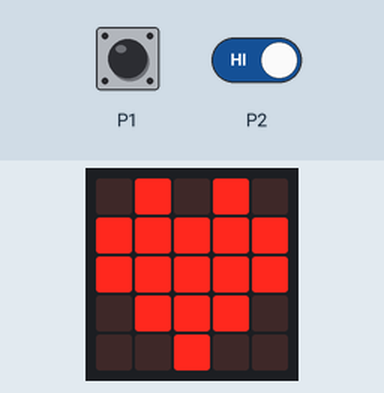
This program was run on a simulated BBC micro:bit (MakeCode). Shown: the board's 5×5 LED display. Inputs (shaded band) come from the test bench. Random numbers come from a fixed seed.

Above: at 3.1 s.
3.2 s: touch pin P1 pressed for 0.15 s
At 3.5 s:
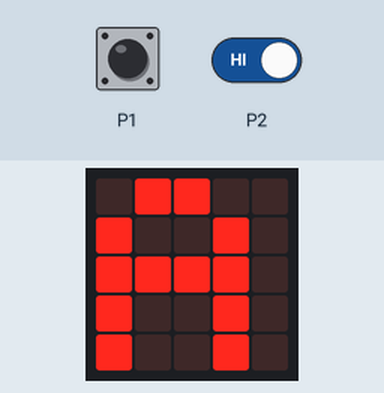
At 8.1 s:
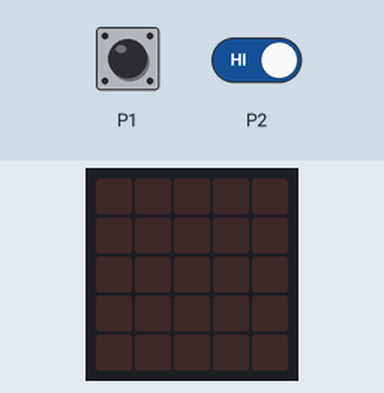
8.4 s: P1 (touch pin P1) driven LOW and P2 (touch pin P2) driven LOW
11.4 s: touch pin P2 released
Timing chart, 0 to 14.4 s (numbered marks = the images above; inputs shaded):
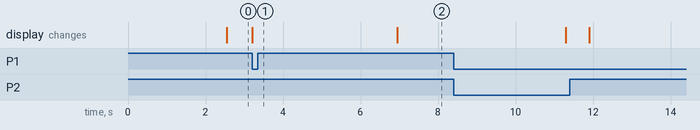

Measured:
- after the input at 3.2 s, the display: changes at once (image 1)

The program:

main.ts
```typescript
let spel_gestart = false
basic.forever(function () {
    spel_gestart = false
    basic.pause(randint(2000, 6000))
    spel_gestart = true
    basic.showIcon(IconNames.Heart)
    while (spel_gestart) {
        if (input.pinIsPressed(TouchPin.P1)) {
            basic.showString("A")
            spel_gestart = false
        }
        if (input.pinIsPressed(TouchPin.P2)) {
            basic.showString("B")
            spel_gestart = false
        }
    }
    basic.pause(3000)
    basic.clearScreen()
})
```

test.ts
```typescript
// tests gaan hier; deze zal niet worden gecompileerd wanneer dit pakket wordt gebruikt als extensie.
```
